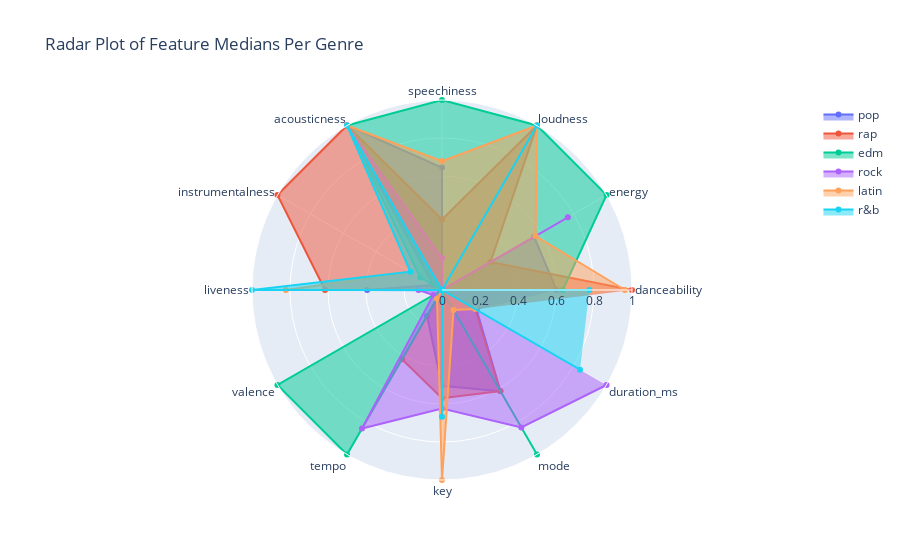

Write notebook code for a chart like this one.
### Code cell
import plotly.graph_objects as go

categories = features

fig = go.Figure()

fig.add_trace(
    go.Scatterpolar(r=medians["pop"], theta=categories, fill="toself", name=genres[0])
)

fig.add_trace(
    go.Scatterpolar(r=medians["rap"], theta=categories, fill="toself", name=genres[1])
)

fig.add_trace(
    go.Scatterpolar(r=medians["edm"], theta=categories, fill="toself", name=genres[2])
)

fig.add_trace(
    go.Scatterpolar(r=medians["rock"], theta=categories, fill="toself", name=genres[3])
)

fig.add_trace(
    go.Scatterpolar(r=medians["latin"], theta=categories, fill="toself", name=genres[4])
)

fig.add_trace(
    go.Scatterpolar(r=medians["r&b"], theta=categories, fill="toself", name=genres[5])
)

fig.update_layout(
    polar=dict(radialaxis=dict(visible=True, range=[0, 1])),
    showlegend=True,
    title="Radar Plot of Feature Medians Per Genre",
)

fig.show()

### Figure 1 — Plotly figure (JSON) as saved in the notebook; plotly's stock layout.template omitted (floating-point values rounded to 4 significant figures)
{"data": [{"fill": "toself", "name": "pop", "r": [0.6028, 0.5598, 0, 0.6446, 1, 0.05236, 0.394, 0.002732, 0.1579, 0.5039, 0.6156, 0.2112], "theta": ["danceability", "energy", "loudness", "speechiness", "acousticness", "instrumentalness", "liveness", "valence", "tempo", "key", "mode", "duration_ms"], "type": "scatterpolar"}, {"fill": "toself", "name": "rap", "r": [1, 0.2949, 1, 0.3711, 1, 1, 0.6156, 0, 0.4211, 0.5698, 0.614, 0.2028], "theta": ["danceability", "energy", "loudness", "speechiness", "acousticness", "instrumentalness", "liveness", "valence", "tempo", "key", "mode", "duration_ms"], "type": "scatterpolar"}, {"fill": "toself", "name": "edm", "r": [0.6355, 1, 1, 1, 1, 0.1327, 0, 1, 1, 0, 1, 0], "theta": ["danceability", "energy", "loudness", "speechiness", "acousticness", "instrumentalness", "liveness", "valence", "tempo", "key", "mode", "duration_ms"], "type": "scatterpolar"}, {"fill": "toself", "name": "rock", "r": [0, 0.765, 0, 0.168, 1, 0, 0.1235, 0.05288, 0.8421, 0.624, 0.835, 1], "theta": ["danceability", "energy", "loudness", "speechiness", "acousticness", "instrumentalness", "liveness", "valence", "tempo", "key", "mode", "duration_ms"], "type": "scatterpolar"}, {"fill": "toself", "name": "latin", "r": [0.9626, 0.5684, 1, 0.6783, 1, 0.1881, 0.8216, 0.000594, 0.05263, 1, 0.1211, 0.2011], "theta": ["danceability", "energy", "loudness", "speechiness", "acousticness", "instrumentalness", "liveness", "valence", "tempo", "key", "mode", "duration_ms"], "type": "scatterpolar"}, {"fill": "toself", "name": "r&b", "r": [0.7757, 0, 1, 0, 1, 0.1917, 1, 0.001145, 0, 0.6667, 0, 0.8388], "theta": ["danceability", "energy", "loudness", "speechiness", "acousticness", "instrumentalness", "liveness", "valence", "tempo", "key", "mode", "duration_ms"], "type": "scatterpolar"}], "layout": {"polar": {"radialaxis": {"range": [0, 1], "visible": true}}, "showlegend": true, "title": {"text": "Radar Plot of Feature Medians Per Genre"}}}
